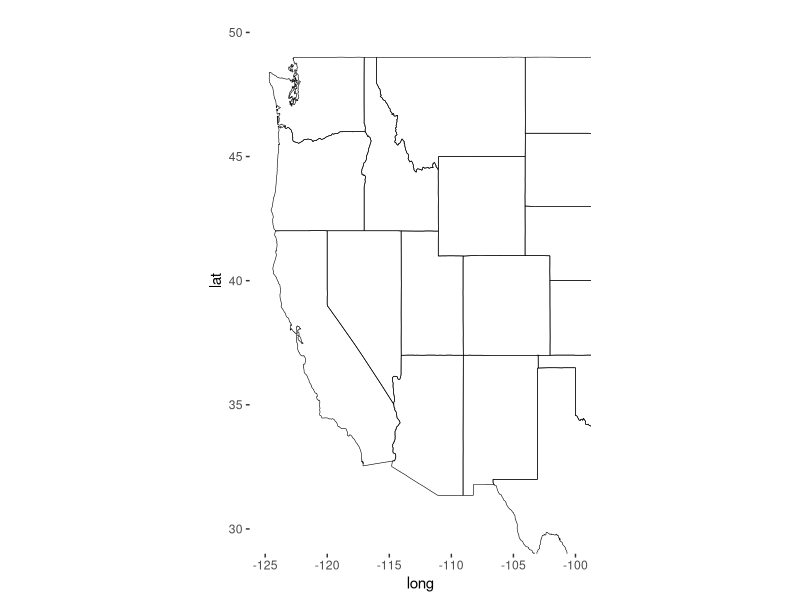

The R script that drew this image: (Note: this script raises an error after producing the figure.)
library(ggplot2)
library(maps)
library(patchwork)
library(raster)
library(ncdf4)


# Events
t_start <- c('2025-02-04 18:00:00')
t_end   <- c('2025-02-05 18:00:00')
names<-c("04022025.png")

#### Basemap
map<-map_data("state")
p<-ggplot()+geom_map(data = map, map = map, 
                     aes(long, lat, map_id = region),  
                     color = "black", fill = NA, size = 0.2)+lims( y = c(30,50), x = c(-125, -100))+ coord_fixed(2)+
                    theme(panel.background = element_blank())

### 

for(i in 1 :length(t_start)){
  print(i)
  # Get foots
  run_times <- seq(from = as.POSIXct(t_start[i], tz = 'UTC'),
                   to   = as.POSIXct(t_end[i], tz = 'UTC'),
                   by   = 'hour')
  
#  run_times<-run_times + 7*3600
#  run_times<-gsub("-","", run_times)
#  run_times<-gsub(" ","", run_times)
#  run_times<-gsub(":","", run_times)
#  run_times<-substr(run_times, 1, 12)
  run_times <- format(run_times + 7*3600, "%Y%m%d%H%M")
  foots<-paste0("/uufs/chpc.utah.edu/common/home/hallar-group2/climatology/stilt/dust_spl/out/2025_trajectories/footprints/",run_times, "_-106.744_40.455_5_foot.nc")

  before_foots<-foots[1:4]
  after_foots<-foots[(length(foots) - 3) : length(foots)]
  foots<-foots[!( foots %in% c(before_foots, after_foots))]
  
  

  
  
  
  # Collapse to average foots
  before<-stack(before_foots)
  before<-stackApply(before, rep(1, dim(before)[3]), mean)
  before<-as.data.frame(rasterToPoints(before))
  colnames(before)[3]<-"foot"
  before$alp<-0.7
  before$alp[before$foot == 0]<-0
  
  for(j in foots){
    j_foot<-brick(j)
    j_foot<-stackApply(j_foot, rep(1, dim(j_foot)[3]), mean)
    if(j == foots[1]){
      during<-j_foot
      next()
    }
    during<-stack(during, j_foot)
  }
  during<-stackApply(during, rep(1, dim(during)[3]), mean)
  during<-as.data.frame(rasterToPoints(during))
  colnames(during)[3]<-"foot"
  during$alp<-0.7
  during$alp[during$foot == 0]<-0
  
  after<-stack(after_foots)
  after<-stackApply(after, rep(1, dim(after)[3]), mean)
  after<-as.data.frame(rasterToPoints(after))
  colnames(after)[3]<-"foot"
  after$alp<-0.7
  after$alp[after$foot == 0]<-0
  
  max<-max(c(max(before$foot), max(during$foot), max(after$foot)))
  
  b<-p+geom_raster(aes(x = x, y = y, fill = log10(foot), alpha = alp), before)+ coord_cartesian()+
    scale_fill_gradientn(colors = c("transparent","green", "yellow", "orange", "red", "purple"), 
                         values = c(0,0.04, 0.196,0.3, 0.668,1), na.value = "transparent", limits = c(-8, log10(max)))+
    scale_alpha_identity()+
   ggtitle("before")
  
  d<-p+geom_raster(aes(x = x, y = y, fill = log10(foot), alpha = alp), during)+ coord_cartesian()+
    scale_fill_gradientn(colors = c("transparent","green", "yellow", "orange", "red", "purple"), 
                         values = c(0,0.04, 0.196,0.3, 0.668,1), na.value = "transparent", limits = c(-8, log10(max)))+
    scale_alpha_identity()+
    ggtitle("during")
  
  a<-p+geom_raster(aes(x = x, y = y, fill = log10(foot), alpha = alp), after)+ coord_cartesian()+
    scale_fill_gradientn(colors = c("transparent","green", "yellow", "orange", "red", "purple"), 
                         values = c(0,0.04, 0.196,0.3, 0.668,1), na.value = "transparent", limits = c(-8, log10(max)))+
    scale_alpha_identity()+
    ggtitle("after")
  
  # Combine
  plot<-b+d+a
  
  output_dir <- "/uufs/chpc.utah.edu/common/home/hallar-group2/climatology/stilt/dust_spl/out/scripts/figures"
  ggsave(file.path(output_dir, names[i]), width = 12, height = 4, unit = "in")
  
  gc()
}







#q<-p+geom_point(aes(x = mean_lon, y = mean_lat, color = mean_zagl), trajs, size = 0.5)+
#  scale_color_gradientn(colors = c("red", "orange", "yellow", "green", "blue", "purple"), limits = c(0, 7000))+
#  geom_map(data = map, map = map, 
#           aes(long, lat, map_id = region),  
#           color = "black", fill = NA, size = 0.2)+lims( y = c(20,70), x = c(50, 310))+ coord_fixed(2)+labs(title = event)
#event<-gsub(" ", "_", event)
#filename<-paste0("/uufs/chpc.utah.edu/common/home/lin-group19/KaiW/mercury_SPL/figs/cropped_", event, ".png")
#ggsave(filename, height = 8, width = 12, units = "in")
